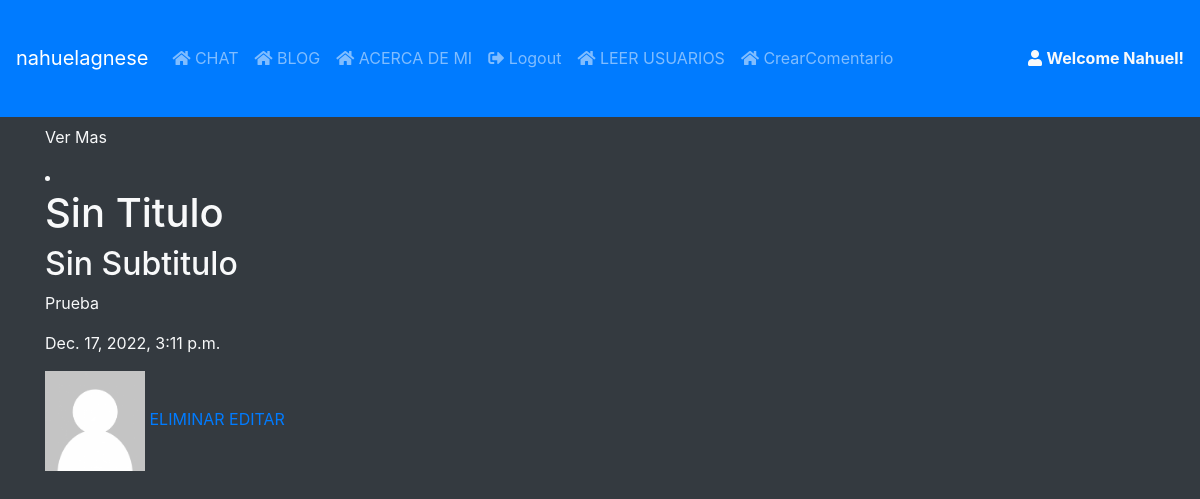
The app's page /leerMasBlog/20 (signed in) with its own data.
### BLOG/models.py (models this page shows, shortened)
class comentarioM(models.Model):
    nombre= models.ForeignKey(User, on_delete=models.CASCADE)
    campo= RichTextField()
    date_created = models.DateTimeField(default=timezone.now())
    imagen =models.ImageField(upload_to="imagenBlog", null=True, blank=True)
    titulo=models.CharField(max_length=50, default="Sin Titulo")
    subtitulo=models.CharField(max_length=50, default="Sin Subtitulo")

### BLOG/views.py (the view)
# urls.py: path("leerMasBlog/<pk>", leerMasBlog.as_view(), name="leerMasBlog"),
class leerMasBlog(LoginRequiredMixin, DetailView):
    model= comentarioM
    template_name= "chat/leerMasBlog.html"

### chat/templates/chat/leerMasBlog.html (shortened to what this page needs)
{% extends 'chat/base.html' %} {% load static %} {% block content %}
<p>Ver Mas</p>
<li>
    <h1>{{ object.titulo }}</h1>
    <h2>{{ object.subtitulo }}</h2>
    <p>{{ object.campo | safe }}</p>
    <p>{{ object.date_created }}</p>
    {% if object.imagen %}
    <img src="{{ object.imagen.url }}" style="height: 100px; width: 100px;">
    {% endif %}
    <a href="{% url 'Borrar' object.id %}">ELIMINAR</a>
    <a href="{% url 'Editar' object.id %}">EDITAR</a>
</li>
{% endblock %}

### chat/templates/chat/base.html (shortened to what this page needs)
<!DOCTYPE html>
<html lang="en">
{% load static %}
<head>
    <link rel="stylesheet" href="{% static 'css/bootstrap.min.css' %}">
    <link rel="stylesheet" href="{% static 'fontawesome-free/css/all.min.css' %}">
    <link rel="stylesheet" href="{% static 'css/custom.css' %}">
</head>
<body class='bg-dark text-light'>
    <nav class="navbar navbar-expand-lg navbar-dark bg-primary w-100 border-bottom border-primary mb-2" id="top-nav">
        <a class="navbar-brand" href="{% url 'chat-home' %}">{{ user }}</a>
        <div class="collapse navbar-collapse" id="nav-menu">
            <ul class="navbar-nav mr-auto">
                <li class="nav-item {% if page == 'home' %} active {% endif %}">
                    <a class="nav-link" href="{% url 'chat-home' %}"><i class="fa fa-home"></i> CHAT</a>
                </li>
                <li class="nav-item {% if page == 'home' %} active {% endif %}">
                    <a class="nav-link" href="{% url 'Lista' %}"><i class="fa fa-home"></i> BLOG</a>
                </li>
                <li class="nav-item {% if page == 'home' %} active {% endif %}">
                    <a class="nav-link" href="{% url 'aboutMe' %}"><i class="fa fa-home"></i> ACERCA DE MI</a>
                </li>
                <li class="nav-item">
                    <a class="nav-link" href="{% url 'chat-logout' %}"><i class="fa fa-sign-out-alt"></i> Logout</a>
                </li>
               <li>
                <a class="nav-link" href="{% url 'leerUsuarios' %}"><i class="fa fa-home"></i> LEER USUARIOS</a>
               </li>
                <li>
                    <a class="nav-link" href="{% url 'Crear' %}"><i class="fa fa-home"></i> CrearComentario</a>
                </li>
            </ul>
            {% if user.is_authenticated %}
            <span><a class="text-light"  href="{% url 'chat-profile' %}"><i class="fa fa-user"></i> <b>Welcome {{user.first_name}}!</b></a></span> {% endif %}
        </div>
    </nav>
    <div class="container h-100">
        {% block content %}
        {% endblock content %}
    </div>
</body>
</html>

### static/css/custom.css (style rules this page uses)
html, body { height: 100%; width: 100%; }

### chat/templates/chat/base.html (style rules this page uses)
html, body { height: 100%; width: 100%; }

### records on screen
comentarioM: titulo "Sin Titulo", subtitulo "Sin Subtitulo", campo "Prueba", date_created "Dec. 17, 2022, 3:11 p.m.", imagen (picture)

### other values on screen
{{ user }} "nahuelagnese"
{{ user.first_name }} "Nahuel"
